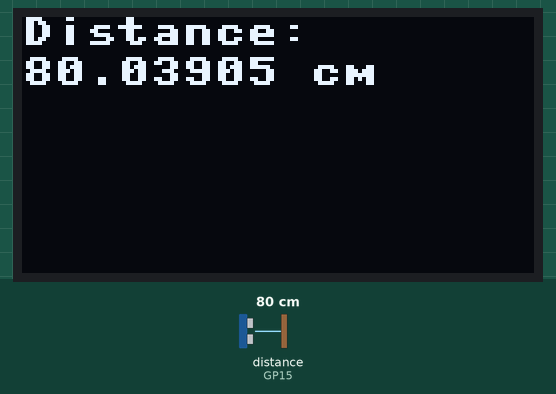
This program was run on a simulated Raspberry Pi Pico running MicroPython. On the bench: 128×64 one-colour display. The inputs (shaded band) are chosen by the test bench; at power-on: distance to the obstacle (sensor on GP15) 80 cm. The echo pulse lasts 58.3 µs per cm; library files of the repository ran but are not shown: ssd1306.py; what the program prints to the serial console is not drawn.

Above: at 1.9 s.
2.0 s: distance to the obstacle (sensor on GP15) set to 2 cm
At 3.9 s:
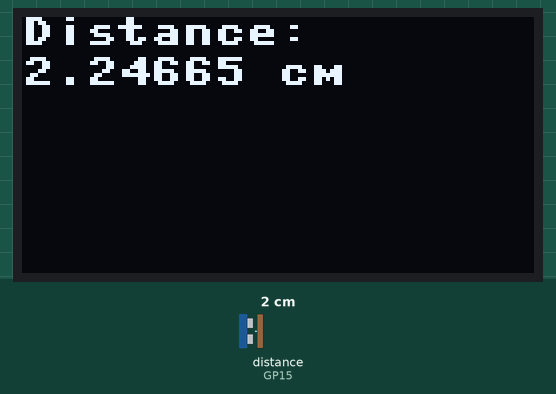
4.9 s: distance to the obstacle (sensor on GP15) set to 4 cm
At 7.1 s:
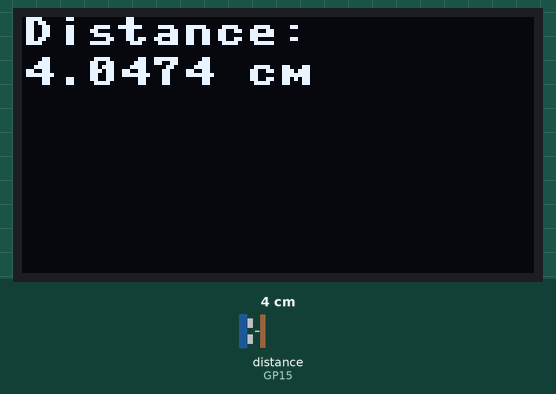
7.4 s: distance to the obstacle (sensor on GP15) set to 9 cm
At 9.4 s:
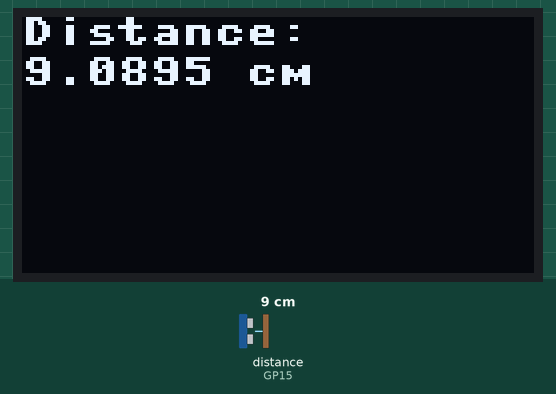
Timing chart, 0 to 10.9 s (numbered marks = the images above; inputs shaded):
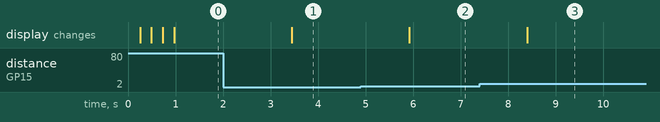

The program:

main_later.py
```python
from machine import Pin, I2C, Timer
from ssd1306 import SSD1306_I2C
import utime
import framebuf
import math


# Es wird I2C 0 verwendet Pin (GP0) und Pin (GP1)
i2c = I2C(0, sda=Pin(0), scl=Pin(1), freq=40000)
oled = SSD1306_I2C(128,64,i2c)

### SENSOR ###
trigger = Pin(14, Pin.OUT)
echo = Pin(15, Pin.IN)


# Zeichenfläche wird geleert
oled.fill(0)

# An die Stelle 0, 0 wird "Hello:" geschrieben
oled.text("Hello:",0,0)
oled.show()

# An die Stelle 10, 20 wird zusätzlich "World" geschrieben
oled.text("World",10,20)
oled.show()


def ultra():
   trigger.low()
   utime.sleep_us(2)
   trigger.high()
   utime.sleep_us(5)
   trigger.low()
   while echo.value() == 0:
       signaloff = utime.ticks_us()
   while echo.value() == 1:
       signalon = utime.ticks_us()
   timepassed = signalon - signaloff
   distance = (timepassed * 0.0343) / 2
   print("The distanceadf from object is ",distance,"cm")
   return distance

while True:
   oled.fill(0)
   ret_val = ultra()
   oled.text("Distance:",0,0)
   oled.text(str(ret_val) + " cm",0,10)
   oled.show()
   utime.sleep(1)

### Geblinke ###

# led = Pin(25, Pin.OUT)
# timer = Timer()
#
# def blink(timer):
#     led.toggle()
#     print("Hallo")
#
# timer.init(freq=2.5, mode=Timer.PERIODIC, callback=blink)
```

Measured:
- after the input at 2.0 s, the display: changes after 1.4 s (image 1)
- after the input at 4.9 s, the display: changes after 1.0 s (image 2)
- after the input at 7.4 s, the display: changes after 1.0 s (image 3)
